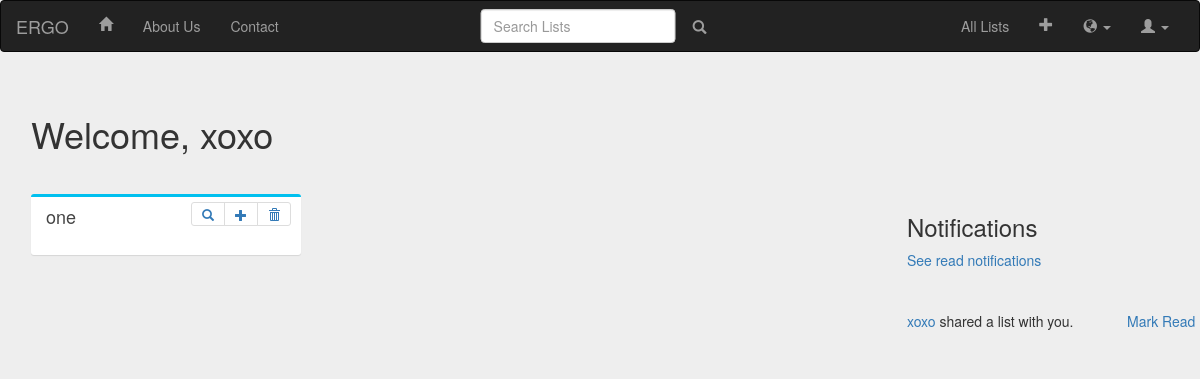
The app's page /xoxo/home (signed in) with its own data.
### models.py (models this page shows, shortened)
class User(UserMixin, db.Model):
    id = db.Column('user_id', db.Integer, primary_key=True, autoincrement=True)
    username = db.Column('username', db.String(64), unique=True, nullable=False)
    name = db.Column('name', db.String(120), unique=False, nullable=False)
    dob = db.Column('date_of_birth', db.DateTime, nullable=False)
    email = db.Column('email', db.String(64), nullable=False, unique=True)
    registration_time = db.Column('registration_time',db.DateTime, default=datetime.utcnow)
    password_hash = db.Column('password_hash',db.String(80), nullable=False)
    remember_me = db.Column('remember_me', db.Boolean, unique=False, default=False)
    profile_picture_filename = db.Column('profile_picture_filename', db.String(64))
    profile_picture_url = db.Column('profile_picture_url', db.String(64))
    followed = db.relationship(
    'User', secondary=followers,
    primaryjoin=(followers.c.follower_id == id),
    secondaryjoin=(followers.c.followed_id == id),
    backref=db.backref('followers', lazy='dynamic'), lazy='dynamic')
    tasks = db.relationship(
        'Task',
        backref=db.backref('user', lazy='joined'),
        cascade="all, delete-orphan",
        passive_deletes=True
    )
    lists = db.relationship(
        'List',
        backref=db.backref('user', lazy='joined'),
        cascade="all, delete-orphan",
        passive_deletes=True
    )
    comments = db.relationship(
        'Comment',
        backref= db.backref('user', lazy='joined'),
        cascade="all, delete-orphan",
        passive_deletes=True
    )
    notif = db.relationship(
        'Notif',
        backref= db.backref('user', lazy='joined'),
        cascade="all, delete-orphan",
        passive_deletes=True
    )

class List(db.Model):
    id = db.Column('list_id', db.Integer, primary_key=True, autoincrement=True)
    create_time = db.Column('create_time', db.DateTime, default=datetime.utcnow)
    user_id = db.Column('user_id', db.Integer, db.ForeignKey('user', ondelete='CASCADE'), nullable=False)
    name = db.Column('name', db.String(100), nullable=False)
    description = db.Column('description', db.String(200))
    tasks = db.relationship(
            'Task',
            backref= db.backref('list', lazy='joined'),
            cascade="all, delete-orphan",
            passive_deletes=True
        )
    comments = db.relationship(
            'Comment',
            backref= db.backref('list', lazy='joined'),
            cascade="all, delete-orphan",
            passive_deletes=True
        )
    all_users = db.relationship(
    'User', secondary=shared_lists,
    backref=db.backref('all_lists', lazy='dynamic'), lazy='dynamic')

class Notif(db.Model):
    id = db.Column('notif_id', db.Integer, primary_key=True, autoincrement=True)
    user_id = db.Column('user_id', db.Integer, db.ForeignKey('user', ondelete='CASCADE'), nullable=False)
    content = db.Column('content', db.String(200))
    create_time = db.Column('create_time', db.DateTime, default=datetime.utcnow)
    typ = db.Column('typ', db.Enum(
        *['Accepted', 'Deadline', 'Shared','Request']))
    status = db.Column('status', db.Enum(
        *['Read', 'Unread']), default = 'Unread')
    second_username = db.Column('second_username', db.String(200))

### api/add_task.py (the view, shortened to what this page needs)
@task_blueprint.route('/<user_name>/home',methods=['POST','GET'])
@login_required
def go_home(user_name):
    userid=User.query.filter(User.username==user_name).first().id
    user=User.query.filter(User.username==user_name).first()
    sort_form=SortForm()
    Tasks=Task.query.filter(Task.user_id==userid)
    notifs=Notif.query.filter(Notif.user_id == userid, Notif.status == 'Unread').order_by(Notif.create_time)
    lists = List.query.filter(List.user_id==userid)
    tasks_of_lists = []
    for list in lists:
        tasks_of_lists.append((list,Task.query.filter(Task.list_id==list.id).order_by(Task.relpriority)))
    '''
    if sort_form.validate_on_submit():
        if sort_form.criteria.data == 'Deadline(near)':
            tasks=Task.query.filter(Task.user_id==userid).order_by(Task.deadline)

        if sort_form.criteria.data == 'Deadline(far)':
            tasks=Task.query.filter(Task.user_id==userid).order_by(Task.deadline.desc())

        if sort_form.criteria.data == 'Name(A-Z)':
            tasks=Task.query.filter(Task.user_id==userid).order_by(Task.name)
            #print('****************')
            #print(tasks)
            #print('****************')

        if sort_form.criteria.data == 'Name(Z-A)':
            tasks=Task.query.filter(Task.user_id==userid).order_by(Task.name.desc())


            return render_template('home.html',notifs=notifs,sort_form=sort_form,user=User.query.get(userid),tasks=tasks, lists=lists, tasks_of_lists=tasks_of_lists)
    '''
    return render_template('home.html',notifs=notifs, sort_form=sort_form,user=User.query.get(userid),tasks=Tasks,lists=lists, tasks_of_lists=tasks_of_lists)

### api/add_task.py
class SortForm(FlaskForm):
    criteria = SelectField('Sort by:', choices=[('Deadline(near)','Deadline(near)'),('Deadline(far)','Deadline(far)'),('Name(A-Z)','Name(A-Z)'),('Name(Z-A)','Name(Z-A)')],default='Name(A-Z)')

### app.py (called while the page is built)
@login_manager.user_loader
def load_user(user_id):
    return User.query.get(int(user_id))

### models.py (called while the page is built)
@event.listens_for(engine.Engine, 'connect')
def __set_sqlite_pragma(db_conn, conn_record):
    cursor = db_conn.cursor()
    cursor.execute('PRAGMA foreign_keys=ON;')
    cursor.close()

### templates/home.html (shortened to what this page needs)
{% extends 'base.html' %}
{% block navbar %}
<nav class="navbar navbar-default navbar-inverse">
<div class="container-fluid">
<div class="navbar-header">
<a class="navbar-brand" href="#">ERGO</a>
</div>
<div id="navbar" class="navbar-collapse collapse">
<ul class="nav navbar-nav">
  <li><a href="#"><span class="glyphicon glyphicon-home"></span> </a></li>
  <li><a href="#">About Us</a></li>
  <li><a href="#">Contact</a></li>
</ul>
<ul class="nav navbar-nav navbar-center">
	<form class="navbar-form navbar-left" action="/{{user.username}}/home">
	  <div class="form-group">
		<input type="text" class="form-control" placeholder="Search Lists" name="query" id="query">
	  </div>
	  <button type="submit" class="btn btn-link glyphicon glyphicon-search">  </button>
	</form>
</ul>
<ul class="nav navbar-nav navbar-right">
<li> <a href="/{{user.username}}/all_lists">All Lists</a></li>
  <li><a href="/{{user.username}}/addlist"><span class="glyphicon glyphicon-plus" data-toggle="tooltip" title="Add Lists" data-placement="bottom"></span></a></li>
  <li class="dropdown">
  <a href="#" class="dropdown-toggle" data-toggle="dropdown" role="button" aria-haspopup="true" aria-expanded="false"><span class="
glyphicon glyphicon-globe" data-toggle="tooltip" title="Connect with Users" data-placement="bottom"></span> <span class="caret"></span></a>
  </li>
  <li class="dropdown">
	<a href="#" class="dropdown-toggle" data-toggle="dropdown" role="button" aria-haspopup="true" aria-expanded="false"><span class="
glyphicon glyphicon-user"></span> <span class="caret"></span></a>
  </li>
</ul>
</div>
</div>
</nav>
{% endblock %}
{% block content %}
<div class="row">
    <div class="col-sm-6">
    <div class="page-header">
        <h1>Welcome, {{ user.name }}</h1>
    </div>
  </div>
</div>
<link href="https://maxcdn.bootstrapcdn.com/font-awesome/4.3.0/css/font-awesome.min.css" rel="stylesheet">
<div class="row">
<div class="col-sm-9" style="position : fixed; overflow-y : auto;">
    <div class="row">
    {% if tasks_of_lists %}
    {% for tasker in tasks_of_lists %}
      <div class="col-md-4">
        <div class="box box-aqua">
          <div class="box-header ui-sortable-handle" style="cursor: move;">
                    <h3 class="box-title"><a href="/{{user.username}}/list/{{tasker[0].id}}" style="color:inherit">{{tasker[0].name}}</a></h3>
            <div class="box-tools pull-right">
              <ul class="pagination pagination-sm inline">
                 <li><a href=""><span class="glyphicon glyphicon-search" data-toggle="tooltip" title="Search Task" data-placement="bottom"></span> </a></li>
                <li><a href="/{{user.username}}/list/{{tasker[0].id}}/newtask"> <span class="glyphicon glyphicon-plus" data-toggle="tooltip" title="Add Task" data-placement="bottom"></span> </a></li>
                <li><a href="/{{user.username}}/list/{{tasker[0].id}}/delete"> <span class="glyphicon glyphicon-trash" data-toggle="tooltip" title="Delete List" data-placement="bottom"></span> </a></li>
              </ul>
            </div>
          </div>
          <div class="box-body">
        </div>
    </div>
</div>
{% endfor %}
{% endif %}
</div>
</div>
<div class="col-sm-9"></div>
<div class="col-sm-3" >
	<h3>Notifications</h3>
	<a href="/{{user.username}}/see_read_notifs">See read notifications</a>
	<hr>
<div style="position : fixed; overflow-y : scroll; max-height : 50%; width : 25%">
	{% if notifs %}
	{% for notif in notifs %}
	<div class="row">
		<div class="col-sm-8">
			{% if notif.typ == 'Shared' %}
			<a href="/{{user.username}}/friend_profile/{{notif.second_username}}">{{notif.second_username}}</a> shared a list with you.
			{% endif %}
		</div>
		<div class="col-sm-4">
			<a href = "/{{user.username}}/notif/mark_read={{notif.id}}">Mark Read</a>
		</div>
		<hr>
	</div>
	{% endfor %}
	{% endif %}
</div>
</div>
</div>
            {% from "_formhelpers.html" import render_field %}
{% endblock %}

### templates/base.html (style rules this page uses)
body { background: #eee; }
.box.box-aqua { border-top-color: #00c0ef !important; }
.box { position: relative; border-radius: 3px; background: #ffffff; border-top: 3px solid #d2d6de; margin-bottom: 20px; width: 100%; min-height: 40%; box-shadow: 0 1px 1px rgba(0, 0, 0, 0.1); }
.box-header { color: #444; display: block; padding: 10px; position: relative; }
.box-header .box-title { display: inline-block; font-size: 18px; margin: 0; line-height: 1; }
.box-header>.box-tools { position: absolute; right: 10px; top: 5px; }
.inline { display: inline; }
.box-body { border-top-left-radius: 0; border-top-right-radius: 0; border-bottom-right-radius: 3px; border-bottom-left-radius: 3px; padding: 10px; }
.btn { border-radius: 3px; -webkit-box-shadow: none; box-shadow: none; border: 1px solid transparent; }
@media (min-width: 768px) { .navbar-nav.navbar-center { position: absolute; left: 50%; transform: translatex(-50%); } }

### records on screen
User: name "xoxo"
List: name "one"
Notif: second_username "xoxo"
